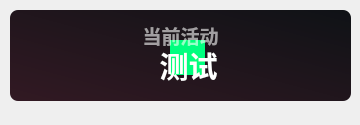
<?xml version="1.0" encoding="UTF-8"?>
<ui version="4.0">
 <class>Theme</class>
 <widget class="QWidget" name="Form">
  <property name="geometry">
   <rect>
    <x>0</x>
    <y>0</y>
    <width>360</width>
    <height>125</height>
   </rect>
  </property>
  <property name="minimumSize">
   <size>
    <width>0</width>
    <height>100</height>
   </size>
  </property>
  <property name="maximumSize">
   <size>
    <width>16777215</width>
    <height>65536</height>
   </size>
  </property>
  <property name="windowTitle">
   <string>当前活动</string>
  </property>
  <widget class="QPushButton" name="subject">
   <property name="geometry">
    <rect>
     <x>10</x>
     <y>40</y>
     <width>341</width>
     <height>51</height>
    </rect>
   </property>
   <property name="font">
    <font>
     <family>Microsoft YaHei UI</family>
     <pointsize>22</pointsize>
     <weight>75</weight>
     <bold>true</bold>
    </font>
   </property>
   <property name="styleSheet">
    <string notr="true">QPushButton {
        qproperty-iconSize: 24px;
        color: white;
		border: none;
		color: rgba(255, 255, 255, 255);
		font-weight: bold
    }
</string>
   </property>
   <property name="text">
    <string>  测试</string>
   </property>
   <property name="icon">
    <iconset>
     <normaloff>../../../img/it.svg</normaloff>../../../img/it.svg</iconset>
   </property>
   <property name="iconSize">
    <size>
     <width>24</width>
     <height>24</height>
    </size>
   </property>
  </widget>
  <widget class="QLabel" name="blurEffect">
   <property name="geometry">
    <rect>
     <x>170</x>
     <y>40</y>
     <width>35</width>
     <height>35</height>
    </rect>
   </property>
   <property name="styleSheet">
    <string notr="true">background-color: rgb(0, 255, 127);
border-radius:20px</string>
   </property>
   <property name="text">
    <string/>
   </property>
  </widget>
  <widget class="QLabel" name="sub_title">
   <property name="geometry">
    <rect>
     <x>30</x>
     <y>0</y>
     <width>301</width>
     <height>71</height>
    </rect>
   </property>
   <property name="font">
    <font>
     <family>Microsoft YaHei UI</family>
     <pointsize>14</pointsize>
     <weight>75</weight>
     <bold>true</bold>
    </font>
   </property>
   <property name="styleSheet">
    <string notr="true">color: rgba(255, 255, 255, 150);
font-weight: bold;</string>
   </property>
   <property name="text">
    <string>当前活动</string>
   </property>
   <property name="textFormat">
    <enum>Qt::PlainText</enum>
   </property>
   <property name="alignment">
    <set>Qt::AlignCenter</set>
   </property>
  </widget>
  <widget class="QLabel" name="backgnd">
   <property name="geometry">
    <rect>
     <x>10</x>
     <y>10</y>
     <width>341</width>
     <height>91</height>
    </rect>
   </property>
   <property name="styleSheet">
    <string notr="true">background-color: qlineargradient(spread:pad, x1:0, y1:1, x2:1, y2:0, stop:0 rgba(50, 25, 35, 255), stop:1 rgba(15, 18, 22, 255));
border-radius: 8px</string>
   </property>
   <property name="text">
    <string/>
   </property>
  </widget>
  <widget class="QLabel" name="img">
   <property name="geometry">
    <rect>
     <x>30</x>
     <y>10</y>
     <width>91</width>
     <height>91</height>
    </rect>
   </property>
   <property name="styleSheet">
    <string notr="true"/>
   </property>
   <property name="pixmap">
    <pixmap>../img/1.png</pixmap>
   </property>
   <property name="scaledContents">
    <bool>true</bool>
   </property>
  </widget>
  <zorder>backgnd</zorder>
  <zorder>img</zorder>
  <zorder>blurEffect</zorder>
  <zorder>sub_title</zorder>
  <zorder>subject</zorder>
 </widget>
 <resources/>
 <connections/>
</ui>
